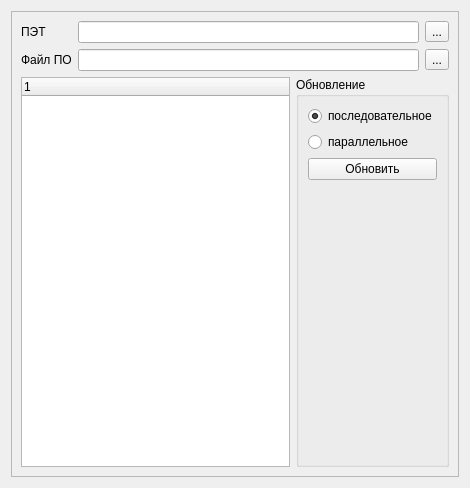
<?xml version="1.0" encoding="UTF-8"?>
<ui version="4.0">
 <class>UpdateFirmware</class>
 <widget class="QWidget" name="UpdateFirmware">
  <property name="geometry">
   <rect>
    <x>0</x>
    <y>0</y>
    <width>470</width>
    <height>488</height>
   </rect>
  </property>
  <property name="windowTitle">
   <string>Form</string>
  </property>
  <layout class="QHBoxLayout" name="horizontalLayout">
   <item>
    <widget class="QFrame" name="left_frame">
     <property name="minimumSize">
      <size>
       <width>100</width>
       <height>0</height>
      </size>
     </property>
     <property name="frameShape">
      <enum>QFrame::StyledPanel</enum>
     </property>
     <property name="frameShadow">
      <enum>QFrame::Raised</enum>
     </property>
     <layout class="QVBoxLayout" name="verticalLayout">
      <item>
       <layout class="QGridLayout" name="gridLayout_2">
        <item row="1" column="0">
         <widget class="QLabel" name="label_2">
          <property name="sizePolicy">
           <sizepolicy hsizetype="Fixed" vsizetype="Preferred">
            <horstretch>0</horstretch>
            <verstretch>0</verstretch>
           </sizepolicy>
          </property>
          <property name="text">
           <string>Файл ПО</string>
          </property>
         </widget>
        </item>
        <item row="0" column="1">
         <widget class="QLineEdit" name="le_device"/>
        </item>
        <item row="0" column="0">
         <widget class="QLabel" name="label">
          <property name="text">
           <string>ПЭТ</string>
          </property>
         </widget>
        </item>
        <item row="0" column="2">
         <widget class="QToolButton" name="btn_refresh">
          <property name="text">
           <string>...</string>
          </property>
         </widget>
        </item>
        <item row="1" column="2">
         <widget class="QToolButton" name="btn_firmware_brg">
          <property name="text">
           <string>...</string>
          </property>
         </widget>
        </item>
        <item row="1" column="1">
         <widget class="QLineEdit" name="le_filename_brg"/>
        </item>
       </layout>
      </item>
      <item>
       <layout class="QHBoxLayout" name="horizontalLayout_2">
        <item>
         <widget class="QTreeWidget" name="tw_main">
          <column>
           <property name="text">
            <string notr="true">1</string>
           </property>
          </column>
         </widget>
        </item>
        <item>
         <widget class="QGroupBox" name="groupBox">
          <property name="sizePolicy">
           <sizepolicy hsizetype="Fixed" vsizetype="Preferred">
            <horstretch>0</horstretch>
            <verstretch>0</verstretch>
           </sizepolicy>
          </property>
          <property name="title">
           <string>Обновление</string>
          </property>
          <layout class="QVBoxLayout" name="verticalLayout_2">
           <item>
            <widget class="QRadioButton" name="rb_default">
             <property name="text">
              <string>последовательное</string>
             </property>
             <property name="checked">
              <bool>true</bool>
             </property>
            </widget>
           </item>
           <item>
            <widget class="QRadioButton" name="rb_parallel">
             <property name="text">
              <string>параллельное</string>
             </property>
            </widget>
           </item>
           <item>
            <widget class="QPushButton" name="btn_update">
             <property name="text">
              <string>Обновить</string>
             </property>
            </widget>
           </item>
           <item>
            <spacer name="verticalSpacer">
             <property name="orientation">
              <enum>Qt::Vertical</enum>
             </property>
             <property name="sizeHint" stdset="0">
              <size>
               <width>20</width>
               <height>40</height>
              </size>
             </property>
            </spacer>
           </item>
          </layout>
         </widget>
        </item>
       </layout>
      </item>
     </layout>
    </widget>
   </item>
  </layout>
 </widget>
 <tabstops>
  <tabstop>le_device</tabstop>
  <tabstop>btn_refresh</tabstop>
  <tabstop>le_filename_brg</tabstop>
  <tabstop>btn_firmware_brg</tabstop>
 </tabstops>
 <resources/>
 <connections/>
</ui>
